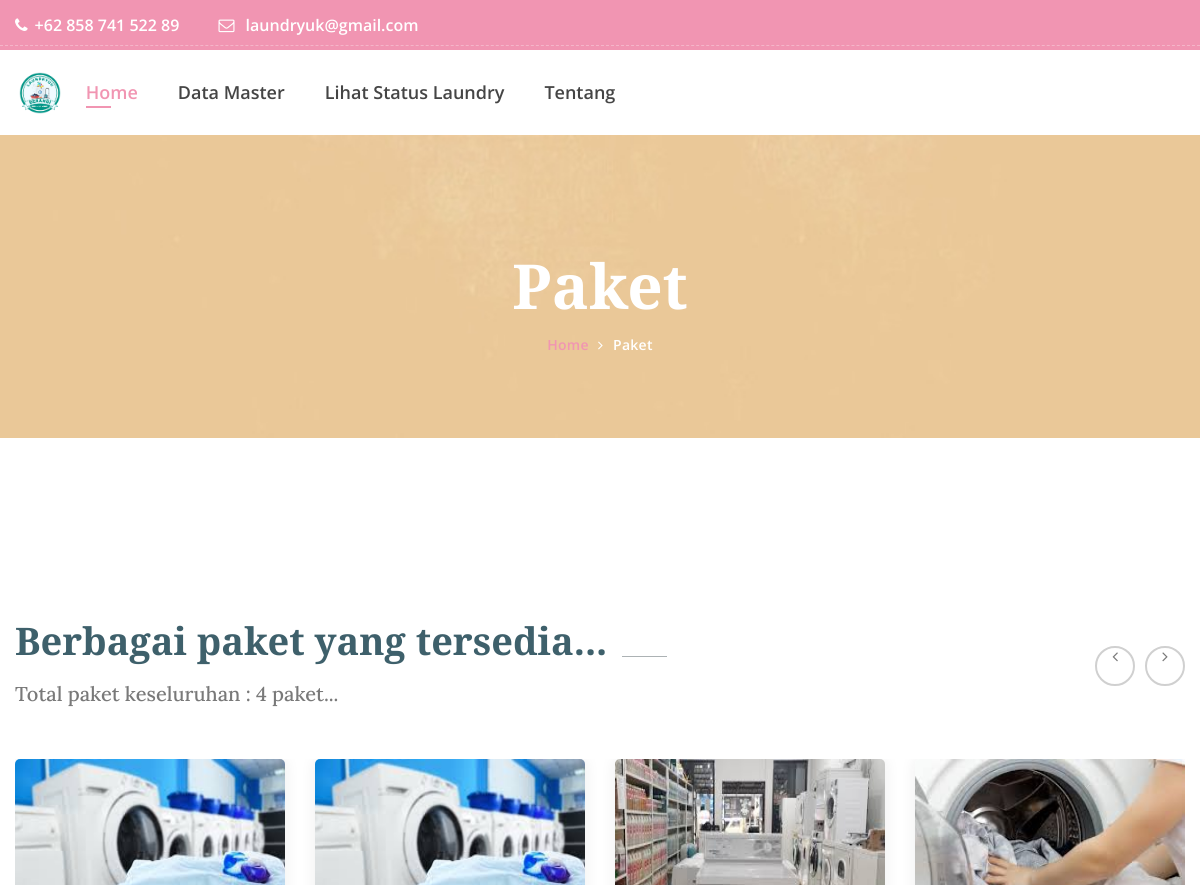
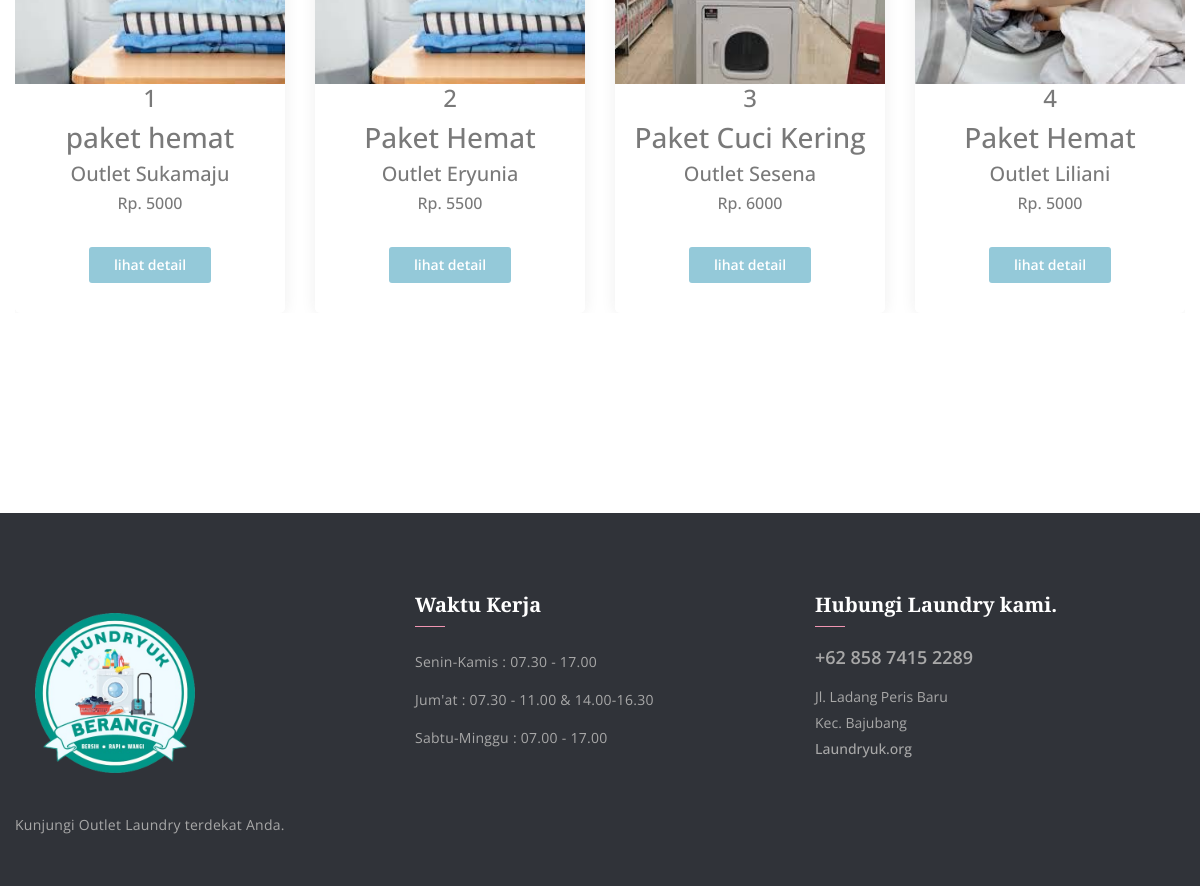
The app's page /home/paket.php with its own data (2 pictures, top to bottom).
### tables this page shows
CREATE TABLE `paket` (
  `id_paket` varchar(10) NOT NULL,
  `id_outlet` varchar(13) NOT NULL,
  `jenis` enum('kiloan','selimut','bed_cover','kaos','lain') NOT NULL,
  `nama_paket` varchar(100) NOT NULL,
  `harga` int(11) NOT NULL,
  `estimasi` varchar(50) NOT NULL,
  `foto_pkt` varchar(50) NOT NULL
);

CREATE TABLE `outlet` (
  `id_outlet` varchar(13) NOT NULL,
  `nama` varchar(100) NOT NULL,
  `alamat` text NOT NULL,
  `tlp` varchar(15) NOT NULL,
  `foto` varchar(50) NOT NULL
);

### home/paket.php (the view, shortened to what this page needs)
<?php include 'head.php'; ?>
<body>
    <?php
    include 'header.php';
    ?>
    <section class="service_area">
        <div class="container">
            <div class="banner_text">
                <h3>Paket</h3>
                <ul>
                    <li><a href="index.php">Home</a></li>
                    <li><a href="paket.php">Paket</a></li>
                </ul>
            </div>
        </div>
    </section>
    <section class="product_details_area p_100">
        <div class="container">
            <div class="cake_feature_inner">
                <div class="main_title">
                    <h2>Berbagai paket yang tersedia...</h2>
                    <h5>Total paket keseluruhan :
                        <?php
                        $querypaket = "SELECT COUNT(*) AS totalpaket FROM paket";
                        $resultpaket = $conn->query($querypaket);
                        if ($resultpaket) {
                            $rowpaket = $resultpaket->fetch_assoc();
                            $totalpaket = $rowpaket['totalpaket'];
                            echo $totalpaket;
                        } else {
                            echo '<h3>Error</h3>';
                        }
                        ?>
                        paket...
                    </h5>
                </div>
                <div class="cake_feature_slider owl-carousel">
                    <?php
                    $sql = "SELECT paket.*, outlet.nama FROM paket INNER JOIN outlet ON paket.id_outlet = outlet.id_outlet ";
                    $result = $conn->query($sql);
                    if ($result->num_rows > 0) {
                        $counter = 1;
                        while ($row = $result->fetch_assoc()) {
                            echo '<div class="item">';
                            echo '<div class="cake_feature_item">';
                            echo '<div class="cake_img">';
                            echo '<img src="../uploads/' . $row['foto_pkt'] . '" alt="" style="width: 270px; height: 210px;>';
                            echo '</div>';
                            echo '<div class="cake_text">';
                            echo '<h4>' . $counter . '</h4>';
                            echo '<h3>' . $row['nama_paket'] . '</h3>';
                            echo '<h5>' . $row['nama'] . '</h5>';
                            echo '<h6>Rp. ' . $row['harga'] . '</h6>';
                            echo '</div>';
                            echo '<br>';
                            echo '<a class="pest_btn" href="detail_paket.php?id=' . $row['id_paket'] . '"> ' .'lihat detail' . '</a>';
                            echo '</div>';
                            echo '</div>';
                            $counter++;
                        }
                    } else {
                        echo "0 results";
                    }
                    ?>
                </div>
            </div>
        </div>
    </section>
    <?php include 'footer.php'; ?>
</body>
</html>

### home/head.php (shortened to what this page needs)
<head>
    <link href="css/font-awesome.min.css" rel="stylesheet">
    <link href="vendors/linearicons/style.css" rel="stylesheet">
    <link href="vendors/flat-icon/flaticon.css" rel="stylesheet">
    <link href="css/bootstrap.min.css" rel="stylesheet">
    <link href="vendors/revolution/css/settings.css" rel="stylesheet">
    <link href="vendors/revolution/css/layers.css" rel="stylesheet">
    <link href="vendors/revolution/css/navigation.css" rel="stylesheet">
    <link href="vendors/animate-css/animate.css" rel="stylesheet">
    <link href="vendors/owl-carousel/owl.carousel.min.css" rel="stylesheet">
    <link href="vendors/magnifc-popup/magnific-popup.css" rel="stylesheet">
    <link href="css/style.css" rel="stylesheet">
    <link href="css/responsive.css" rel="stylesheet">
</head>

### home/header.php (shortened to what this page needs)
<header class="main_header_area">
    <div class="top_header_area row m0">
        <div class="container">
            <div class="float-left">
                <a href="tell:+18004567890"><i class="fa fa-phone" aria-hidden="true"></i>+62 858 741 522 89</a>
                <a href="mainto:info@cakebakery.com"><i class="fa fa-envelope-o" aria-hidden="true"></i>
                    laundryuk@gmail.com</a>
            </div>
        </div>
    </div>
    <div class="main_menu_area">
        <div class="container">
            <nav class="navbar navbar-expand-lg navbar-light bg-light">
                <a class="" href="index.php">
                    <img src="../assets/img/logo2.png" alt="" style="height: 50px;">
                </a>
                <div class="collapse navbar-collapse" id="navbarSupportedContent">
                    <ul class="navbar-nav mr-auto">
                        <li class="dropdown submenu active">
                            <a href="index.php">Home</a>
                        </li>
                        <li class="dropdown submenu">
                            <a class="dropdown-toggle" data-toggle="dropdown" href="#" role="button"
                                aria-haspopup="true" aria-expanded="false">Data Master</a>
                        </li>
                        <li><a href="lihat_proses.php">Lihat Status Laundry</a></li>
                        <li><a href="tentang.php">Tentang</a></li>
                    </ul>
                </div>
            </nav>
        </div>
    </div>
</header>

### home/footer.php
<footer class="footer_area">
     <div class="footer_widgets">
         <div class="container">
             <div class="row footer_wd_inner">
                 <div class="col-lg-4 col-6">
                     <aside class="f_widget f_about_widget">
                         <img src="../assets/img/logo2.png" alt="" style="height: 200px;">
                         <p>Kunjungi Outlet Laundry terdekat Anda.</p>
                     </aside>
                 </div>
                 <div class="col-lg-4 col-6">
                     <aside class="f_widget f_link_widget">
                         <div class="f_title">
                             <h3>Waktu Kerja</h3>
                         </div>
                         <ul class="list_style">
                             <li><a href="#">Senin-Kamis : 07.30 - 17.00</a></li>
                             <li><a href="#">Jum'at : 07.30 - 11.00 & 14.00-16.30</a></li>
                             <li><a href="#">Sabtu-Minggu : 07.00 - 17.00</a></li>
                         </ul>
                     </aside>
                 </div>
                 <div class="col-lg-4 col-6">
                     <aside class="f_widget f_contact_widget">
                         <div class="f_title">
                             <h3>Hubungi Laundry kami.</h3>
                         </div>
                         <h4>+62 858 7415 2289</h4>
                         <p>Jl. Ladang Peris Baru <br />Kec. Bajubang</p>
                         <h5>Laundryuk.org</h5>
                     </aside>
                 </div>
             </div>
         </div>
     </div>
 </footer>

### records on screen
paket: foto_pkt (picture), nama_paket "paket hemat", id_outlet.nama "Outlet Sukamaju", harga "5000"
paket: foto_pkt (picture), nama_paket "Paket Hemat", id_outlet.nama "Outlet Eryunia", harga "5500"
paket: foto_pkt (picture), nama_paket "Paket Cuci Kering", id_outlet.nama "Outlet Sesena", harga "6000"
paket: foto_pkt (picture), nama_paket "Paket Hemat", id_outlet.nama "Outlet Liliani", harga "5000"

### other values on screen
$totalpaket "4"
